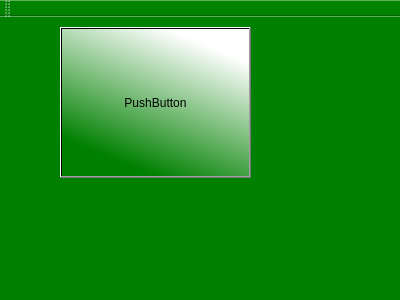
<?xml version="1.0" encoding="UTF-8"?>
<ui version="4.0">
 <class>MainWindow</class>
 <widget class="QMainWindow" name="MainWindow">
  <property name="geometry">
   <rect>
    <x>0</x>
    <y>0</y>
    <width>400</width>
    <height>300</height>
   </rect>
  </property>
  <property name="windowTitle">
   <string>MainWindow</string>
  </property>
  <property name="styleSheet">
   <string notr="true">background:green;</string>
  </property>
  <widget class="QWidget" name="centralWidget">
   <widget class="QPushButton" name="pushButton">
    <property name="geometry">
     <rect>
      <x>60</x>
      <y>10</y>
      <width>191</width>
      <height>151</height>
     </rect>
    </property>
    <property name="styleSheet">
     <string notr="true">QPushButton{
background-color: qlineargradient(spread:pad, x1:0.334928, y1:1, x2:0.856, y2:0, stop:0.0669856 rgba(0, 255, 0, 0), stop:0.880383 rgba(255, 255, 255, 255));
}</string>
    </property>
    <property name="text">
     <string>PushButton</string>
    </property>
   </widget>
  </widget>
  <widget class="QMenuBar" name="menuBar">
   <property name="geometry">
    <rect>
     <x>0</x>
     <y>0</y>
     <width>400</width>
     <height>25</height>
    </rect>
   </property>
  </widget>
  <widget class="QToolBar" name="mainToolBar">
   <attribute name="toolBarArea">
    <enum>TopToolBarArea</enum>
   </attribute>
   <attribute name="toolBarBreak">
    <bool>false</bool>
   </attribute>
  </widget>
  <widget class="QStatusBar" name="statusBar"/>
 </widget>
 <layoutdefault spacing="6" margin="11"/>
 <resources/>
 <connections/>
</ui>
